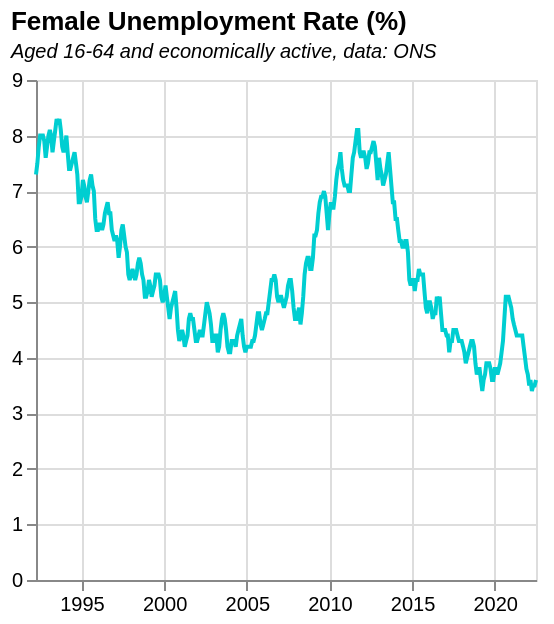

The Vega-Lite source for this figure:
### Vega-Lite specification from a JSON file in a GitHub repository (floating-point values rounded to 4 significant figures; data arrays with more than 128 entries replaced by an {"elided": "..."} marker saying what was removed)
{"$schema": "https://vega.github.io/schema/vega-lite/v5.json", "data": {"values": {"elided": "364 records"}, "format": {"parse": {"date": "date"}}}, "title": {"text": "Female Unemployment Rate (%)", "subtitle": "Aged 16-64 and economically active, data: ONS", "subtitleFontStyle": "italic", "subtitleFontSize": 10, "anchor": "start", "color": "black"}, "width": 250, "height": 250, "mark": {"type": "line", "color": "darkturquoise", "strokeWidth": 2, "opacity": 1}, "encoding": {"x": {"field": "date", "type": "temporal", "title": null}, "y": {"field": "value", "type": "quantitative", "scale": {"domain": [0, 9]}, "title": null}, "tooltip": [{"field": "date", "type": "temporal", "title": "Date"}, {"field": "value", "type": "quantitative", "title": "Female unemployment rate", "format": ".1f"}]}}
